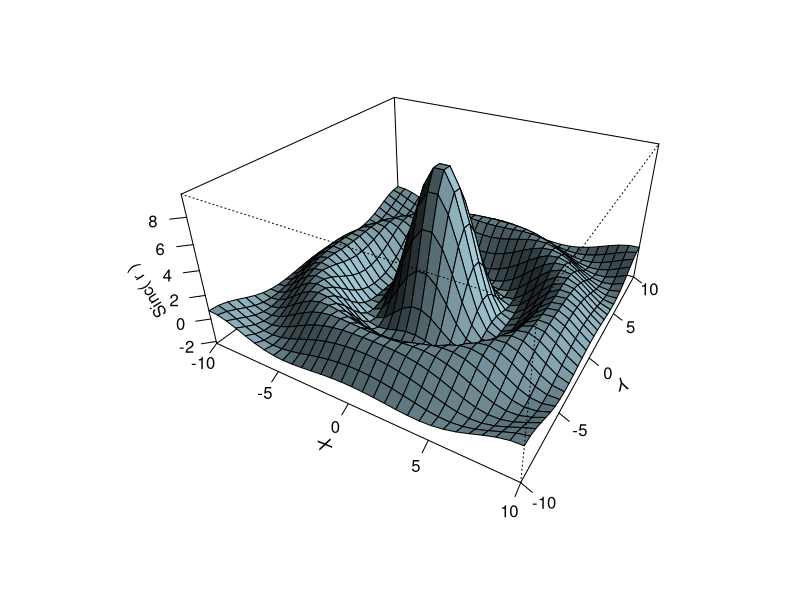

Reproduce this figure in R.
x <- seq(-10, 10, length= 30)
y <- x
f <- function(x, y) { r <- sqrt(x^2+y^2); 10 * sin(r)/r }
z <- outer(x, y, f)
z[is.na(z)] <- 1
op <- par(bg = "white")

persp(x, y, z, theta = 30, phi = 30, expand = 0.5, col = "lightblue",
      ltheta = 120, shade = 0.75, ticktype = "detailed",
      xlab = "X", ylab = "Y", zlab = "Sinc( r )")
